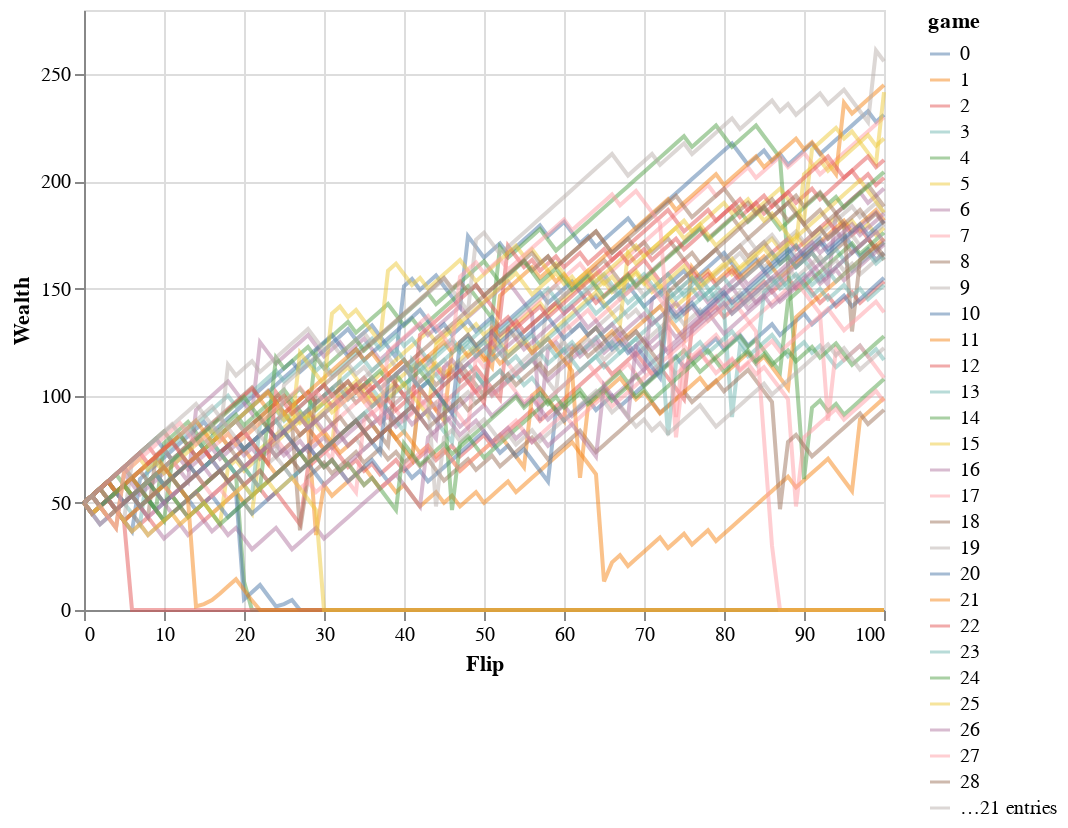

Notebook code cell kept with this figure:
### Markdown cell above
# Betting big when seeing a string of tails!

### Code cell
dummy.plot_games(n_games=50, log=False, opacity=0.5)

### Figure 1 — Vega-Lite specification as saved in the notebook (floating-point values rounded to 4 significant figures; data arrays with more than 128 entries replaced by an {"elided": "..."} marker saying what was removed)
{"config": {"view": {"continuousWidth": 400, "continuousHeight": 300}}, "data": {"name": "data-674e7fa206f0daabff2164c37e957877"}, "mark": {"type": "line", "opacity": 0.5}, "encoding": {"color": {"field": "game", "type": "nominal"}, "x": {"field": "flip", "title": "Flip", "type": "quantitative"}, "y": {"field": "wealth", "title": "Wealth", "type": "quantitative"}}, "$schema": "https://vega.github.io/schema/vega-lite/v4.17.0.json", "datasets": {"data-674e7fa206f0daabff2164c37e957877": {"elided": "5050 records"}}}
